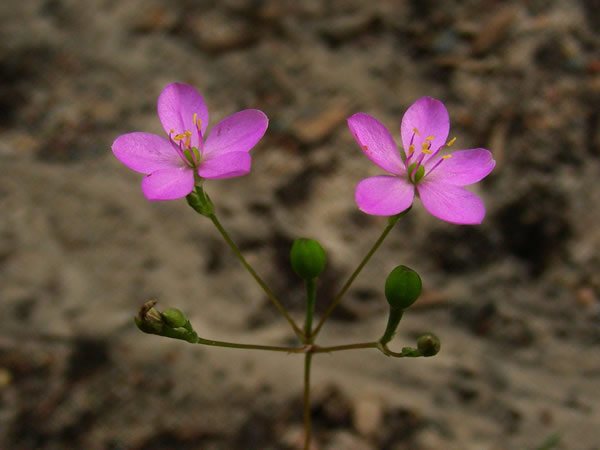
#> input picture flower.jpg, 600 x 450 px
$ python pca_zca_whitening.py
#> lines starting #> are read from the running program, lines starting #| are printed output that depends on the picture
import numpy as np
from scipy import linalg
import cv2

##### Variaveis globais para realizar determinadas acoes #####
showImages = False
resizeImages = False

'''Funcao responsavel por receber um array de imagens, uma opcao para apresentar imagens e dar resize nas mesmas.
Para cada imagem do array sera calculada a sua matriz relativa a imagem esbranquicada e adicionada ao array de retorno.'''
def whiten_images(images, show, resize):
    global showImages, resizeImages
    showImages = show
    resizeImages = resize
    whitened_images = []
    for img in images:
        whitened_images.append(whiten_image(img))

'''Funcao responsavel por receber uma imagem e retornar a matriz equivalente a mesma, porem esbranquicada.'''
def whiten_image(img):
    x = loadData(img)
    width, height = x.shape
    shaped_x = reshapeImage(x)
    xPCAWhite, U = PCAWhitening(shaped_x)
    xZCAWhite = ZCAWhitening(xPCAWhite, U)
    final_xZCAWhite = shapeImageWhitened(xZCAWhite, width, height)
    return final_xZCAWhite

'''Funcao responsavel por ler a imagem original em tons de cinza, dar resize na mesma e apresenta-la
(se as opcoes tiverem sido escolhidas). Retorna uma matriz 2D (pois transformamos a imagem para tons
de cinza) NxM, onde N e M sao as dimensoes da imagem apos ter sido redimensionada (ou nao).'''
def loadData(img):
#> called with img = 'flower.jpg'
    img_gray = cv2.imread(img, cv2.IMREAD_GRAYSCALE)
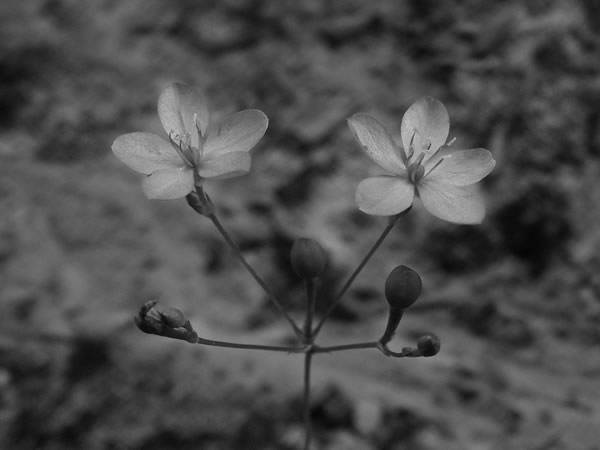
#> img_gray: shape (450, 600); min 5, max 190, mean 77.1
    if resizeImages:
        img_gray = cv2.resize(img_gray, (67, 540))

    if showImages:
        showImage(img_gray, 'original')
    return img_gray

'''Funcao responsavel por receber a matriz no formato 1 x N*M de valores float e realizar os passos do
algoritmo de branqueamento do PCA. Sao eles: calcular sigma e seus autovalores (matriz U de rotacao, etc),
achar xRot (dados rotacionados), xHat(dados em dimensao reduzida 1) e, finalmente, computar a matriz PCA
utilizando a formula estabelecida. Retorna a matriz PCA e U.'''
def PCAWhitening(x):
    sigma = x.dot(x.T) / x.shape[1]
    U, S, Vh = linalg.svd(sigma)

    xRot = U.T.dot(x)

    #Reduz o numero de dimensoes de 2 pra 1
    k = 1
    xRot = U[:,0:k].T.dot(x)
    xHat = U[:,0:k].dot(xRot)

    epsilon = 1e-5
    xPCAWhite = np.diag(1.0 / np.sqrt(S + epsilon)).dot(U.T).dot(x) #formula do PCAWhitening
    return xPCAWhite, U

'''Funcao responsavel por retornar a matriz ZCAWhitening a partir da PCAWhitening e U, atraves
da formula estabelecida (UxPCAWhite).'''
def ZCAWhitening(xPCAWhite, U):
    xZCAWhite = U.dot(xPCAWhite) #formula da ZCAWhitening
    return xZCAWhite

'''Funcao responsavel por receber a matriz 2D NxM da imagem e retornar uma nova matriz 1 x N*M, sem alteracao
dos valores da mesma. Todos os valores foram transformados para float, pois quando lidamos com int temos problema
de overflow em algumas contas.'''
def reshapeImage(img):
    vector = img.flatten(1)
    x = vector.reshape(1,len(vector))
    x = x.astype('float64')
    return x

'''Funcao responsavel por abrir uma janela do sistema com o titulo escolhido para apresentar a imagem do parametro.'''
def showImage(img, title):
    cv2.imshow(title,img)
    cv2.waitKey(0)

'''Funcao responsavel por transformar a matriz ZCAWhite que possui dimensao 1xN*M em uma nova matriz, equivalente a original
de dimensoes NxM, sem alteracao de seus valores. Apresenta a imagem final caso a opcao seja escolhida.'''
def shapeImageWhitened(xZCAWhite,width, height):
    reshaped = xZCAWhite.reshape(height,width)
    reshaped_t = reshaped.T
    if showImages:
        showImage(reshaped_t, 'whitened')

    return reshaped_t


if __name__ == '__main__':
        whiten_images(['flower.jpg'], True, False)
#> (the run stopped early here; a loop or call above may not have finished)
